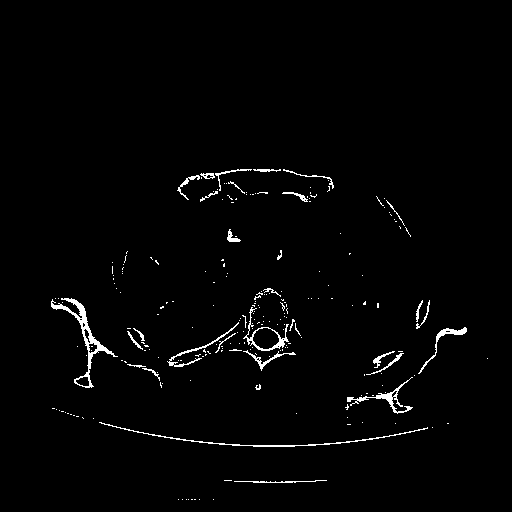
#> input picture bone_mask/patient6/20130301/030.png, 512 x 512 px, found by its file name
$ python get_lung_mask.py
#> lines starting #> are read from the running program, lines starting #| are printed output that depends on the picture; after the words box and inside, x2 and y2 are one past the last pixel; in counts of white or black regions, pixels touching at a corner belong together; long printed decimals are rounded
#> `image=cv2.imread(image_path,0)`: image: shape (512, 512); 1.7% white in thin lines or dots, all inside (x1, y1, x2, y2) = (51, 169, 488, 500)
import numpy as np

from sklearn.cluster import KMeans
from skimage import morphology
from skimage import measure
import sys
sys.path.insert(0, "/Users/sachin/Desktop/CT_Project/tpuctanalysis-segmentation-and-classification-d1c0df68cbfc")
from config import lungs_segmentation as ls_conf
import cv2
from PIL import Image


def get_lungs_mask_for_slice(slice_array):
    """
    Performs the slices segmentation and returns a lungs mask
    :param slice_array: ndarray of a dicom slice data
    :return: ndarray of dicom slice data where values are equal to 1 or 0:
     1 is the pixel belonging to lungs, 0 is the pixel belonging to other structures
    """
    rows_num = slice_array.shape[0]
#> rows_num = 512
    cols_num = slice_array.shape[1]
#> cols_num = 512

    # Global image normalization
    global_mean = np.mean(slice_array)
#> global_mean = 4.37
    global_std = np.std(slice_array)
#> global_std = 33.08
    norm_slice = slice_array - global_mean
    norm_slice = norm_slice / global_std

    # Find the mean value for the middle area of the slice
    middle_slice = norm_slice[int(cols_num / 5): int(cols_num / 5 * 4),
                              int(rows_num / 5): int(rows_num / 5 * 4)]
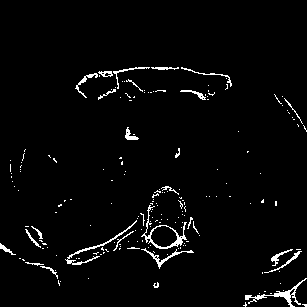
#> middle_slice: shape (307, 307) float64; values -0.132 (black) and 7.58 (white), 2.9% white in thin lines or dots, all inside (x1, y1, x2, y2) = (0, 67, 307, 307)
    middle_mean = np.mean(middle_slice)
#> middle_mean = 0.0885

    # Smoothing the intensity peaks by middle mean value
    norm_slice_min = np.min(norm_slice)
#> norm_slice_min = -0.132
    norm_slice_max = np.max(norm_slice)
#> norm_slice_max = 7.58
    norm_slice[norm_slice == norm_slice_min] = middle_mean
    norm_slice[norm_slice == norm_slice_max] = middle_mean
#> norm_slice: shape (512, 512) float64; every value is 0.0885

    # Use k-means to separate tissue background and air foreground of the middle
    kmeans = KMeans(n_clusters=2).\
        fit(np.reshape(middle_slice, [np.prod(middle_slice.shape), 1]))
#> middle_slice: shape (307, 307) float64; every value is 0.0885
    cluster_centers = sorted(kmeans.cluster_centers_.flatten())
#> cluster_centers = [0.0885, 0.0885]

    # Thresholding of the slice
    intencity_threshold = np.mean(cluster_centers)
#> intencity_threshold = 0.0885
    print(intencity_threshold)
#| 0.08853
    print("\n")
    thresholded_slice = np.where(slice_array < intencity_threshold, 1.0, 0.0)

    # Make erosion and dilation to smooth noises
    ef_size = ls_conf['erosion_filter_size']
    df_size = ls_conf['dilation_filter_size']
    eroded_slice = morphology.erosion(thresholded_slice, np.ones([ef_size, ef_size]))
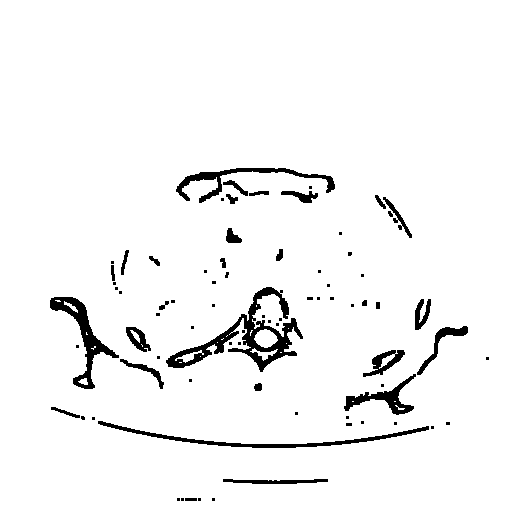
#> eroded_slice: shape (512, 512) float64; values 0 (black) and 1 (white), 95.7% white; 77 black regions (47 under 20 px), largest, box (x1, y1, x2, y2) and area: (166, 287, 303, 372) 2686, (50, 297, 119, 389) 1407, (98, 421, 429, 448) 1233
    dilated_slice = morphology.dilation(eroded_slice, np.ones([df_size, df_size]))
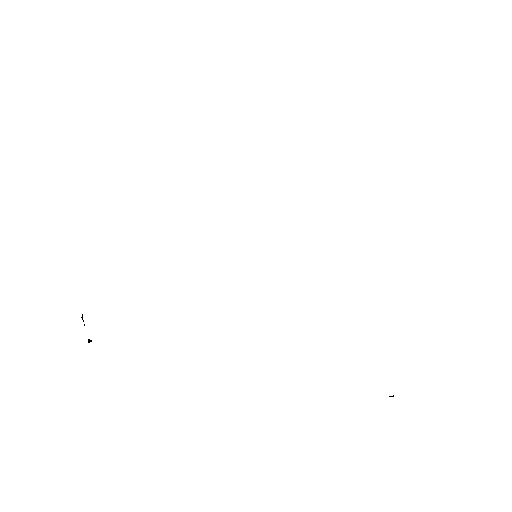
#> dilated_slice: shape (512, 512) float64; values 0 (black) and 1 (white), 100% white; black in thin lines or dots, all inside (x1, y1, x2, y2) = (81, 314, 394, 397)

    # Find regions which are fit to the estimated position of lungs
    labels = measure.label(dilated_slice)
    regions = measure.regionprops(labels)
#> regions = 1 regions; box (x1, y1, x2, y2) and area: (0, 0, 512, 512) 262115
    fit_labels = []
    for prop in regions:
        bbox = prop.bbox
        if bbox[2] - bbox[0] < rows_num   and \
           bbox[3] - bbox[1] < cols_num  and \
           bbox[0] > rows_num / 5 and \
           bbox[2] < cols_num / 5 * 4:
            fit_labels.append(prop.label)
#> this loop made 1 pass
#> after the loop, fit_labels = []

    # Creating lungs mask
    lungs_mask = np.ndarray([rows_num, cols_num], dtype=np.uint8)
    lungs_mask[:] = 0
    for lb in fit_labels:
        lungs_mask = lungs_mask + np.where(labels == lb, 1, 0)
#> this loop made 0 passes
#> lungs_mask: shape (512, 512); every value is 0
    lungs_mask = morphology.dilation(lungs_mask, np.ones([df_size, df_size]))

    return lungs_mask

image_path = "/Users/sachin/Desktop/CT_Project/images/dicomImages/patient1/time1/befNorm/030.png"
preset_slice = "/Users/sachin/Desktop/CT_Project/images/dicomImages/patient1/time1/aftNorm/030.png"

image=cv2.imread(image_path,0)
image=np.array(image)
mask=get_lungs_mask_for_slice(image)

preset_slice=cv2.imread(preset_slice,0)
preset_slice=np.array(preset_slice)

im=(preset_slice*mask).astype(np.uint8)
im=Image.fromarray(im)
im.save("004.png")
